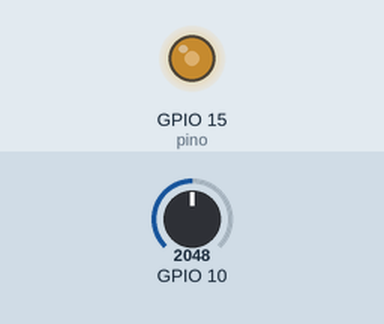
This program was run on a simulated ESP32-S3. Shown: output pins drawn as LEDs (lit = HIGH). The test bench sets the inputs (shaded band); at power-on: GPIO 10 = 2048.

Above: at 1.2 s.
1.3 s: GPIO 10 set to 2866
At 2.2 s:
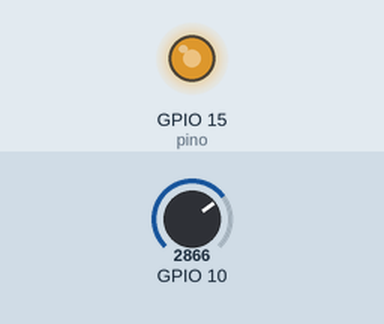
2.8 s: GPIO 10 set to 3603
At 3.3 s:
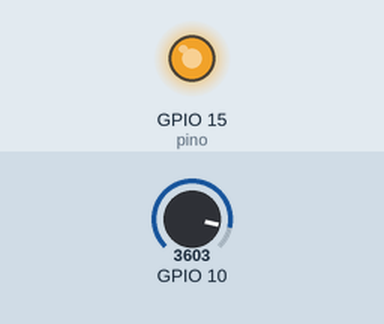
4.3 s: GPIO 10 set to 491
At 5.5 s:
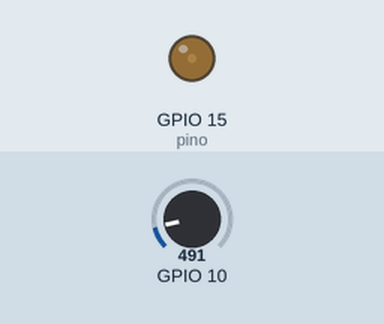
5.8 s: GPIO 10 set to 0
At 6.8 s:
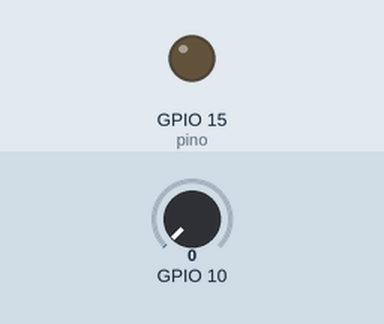
Timing chart, 0 to 8.3 s (numbered marks = the images above; inputs shaded):
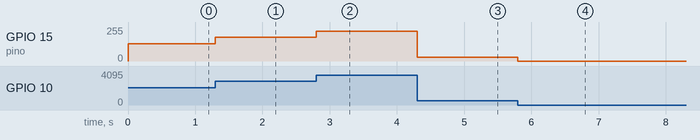

Measured:
- after the input at 1.3 s, GPIO 15 (pino): 128/255 → 178/255 at once
- after the input at 2.8 s, GPIO 15 (pino): 178/255 → 224/255 at once
- after the input at 4.3 s, GPIO 15 (pino): 224/255 → 30/255 at once
- after the input at 5.8 s, GPIO 15 (pino): 30/255 → 0/255 at once

The program:

main.cpp
```cpp
#include <Arduino.h>

int frequencia = 5000;
int pino = 15;
int resolucao = 8; // 8 = 0/255 10 = 0/1023

void setup() {
  //pinMode(pino, OUTPUT); não precisa, o ledcWrite vai controlar o pino
  ledcAttach(pino, frequencia, resolucao);
}

void loop() {
  int entrada = analogRead(10);
  int intensidade = entrada / 16; //x = 4095/255 == 16. Cada entrada 16 entradas represntam 1 intesidade das 255
  ledcWrite(pino, intensidade);
}
```
